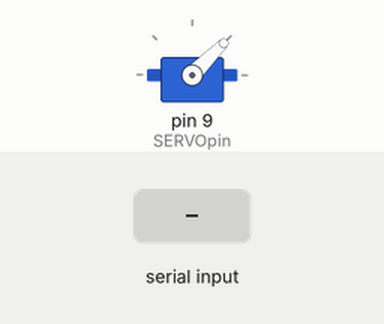
This sketch was run on a simulated Arduino Uno, built with avr-gcc and run on an emulated ATmega328P. Parts: servo. The test bench sets the inputs (shaded band).

Above: at 1.7 s.
1.8 s: "0" received over Serial
At 2.3 s:
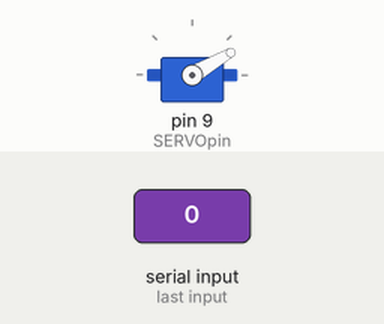
Timing chart, 0 to 4.8 s (numbered marks = the images above; inputs shaded):
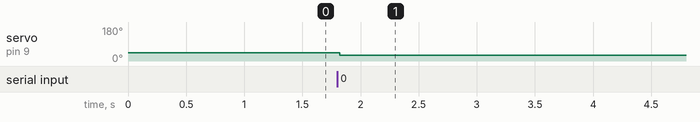

The sketch:

sketch.ino
```cpp
#include <Servo.h>
const int SERVOpin = 9;
Servo servo0;

void setup() {
  Serial.begin(9600);   // シリアル接続を9600に設定
  servo0.attach(SERVOpin);//D9にサーボの信号線を接続
  // 初期位置
  servo0.write(45);
  delay(500);
}

byte command;
void loop(){
  if(Serial.available() > 0){
    //消す
    command = Serial.read();
    if (command == '0'){
      servo0.attach(SERVOpin);//D9にサーボの信号線を接続
      delay(20);
      servo0.write(30);
      //誤作動があるため
      delay(500);
      servo0.detach();
      delay(5000);
    }
    //点ける
    else if (command == '1'){
      servo0.attach(SERVOpin);//D9にサーボの信号線を接続
      delay(20);
      servo0.write(60);
      //誤作動があるため
      delay(500);
      servo0.detach();
      delay(5000);
    }
  }
}
```

Measured:
- after the input at 1.8 s, servo on pin 9 (SERVOpin): 45° → 30° at once
